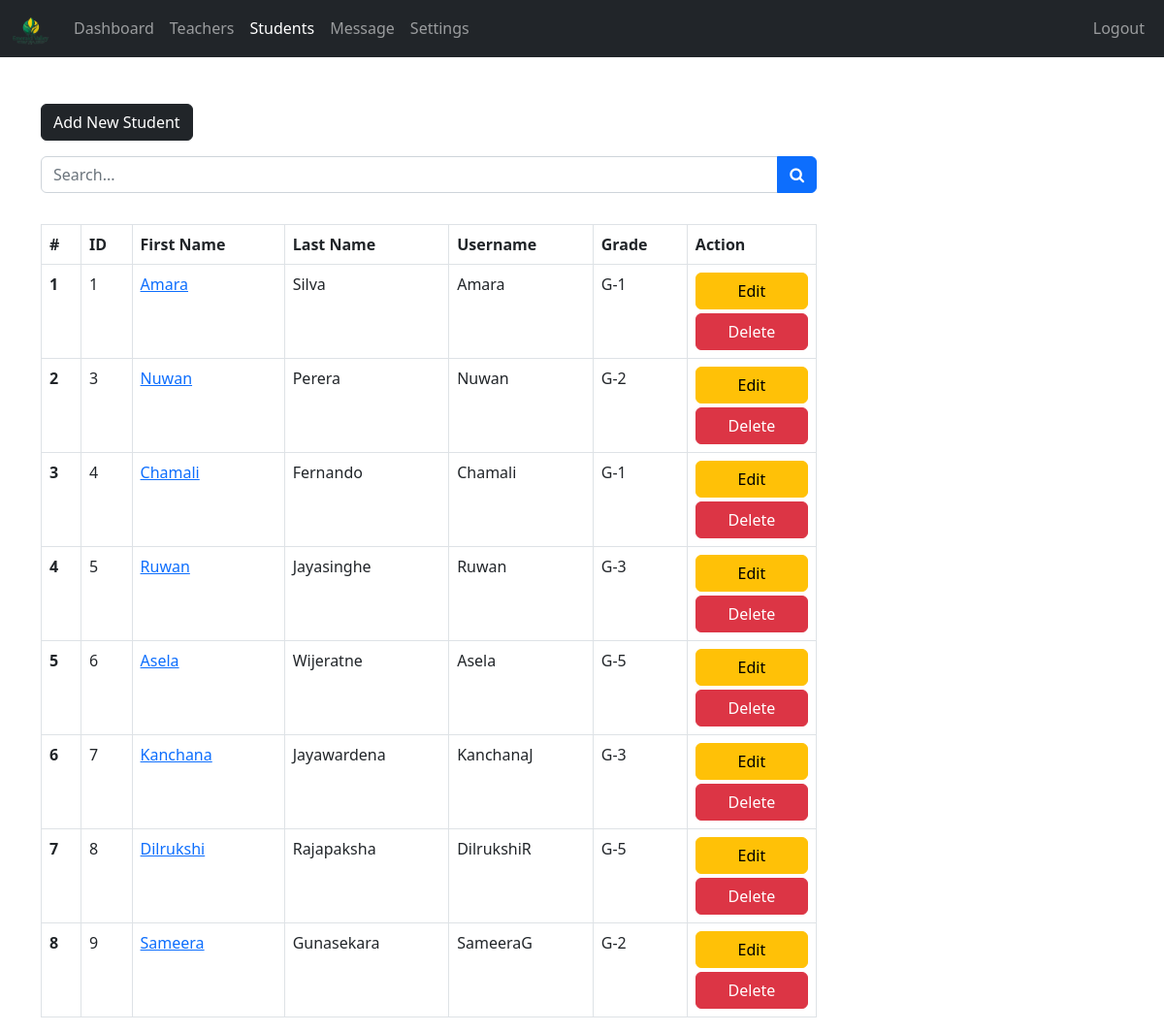
The page /admin/student.php (signed in) on the database its author committed.
### tables this page shows
CREATE TABLE `students` (
  `student_id` int(11) NOT NULL,
  `username` varchar(127) NOT NULL,
  `password` varchar(255) NOT NULL,
  `fname` varchar(127) NOT NULL,
  `lname` varchar(255) NOT NULL,
  `grade` int(11) NOT NULL,
  `section` int(11) NOT NULL,
  `address` varchar(31) NOT NULL,
  `gender` varchar(7) NOT NULL,
  `email_address` varchar(255) NOT NULL,
  `date_of_birth` date NOT NULL,
  `date_of_joined` timestamp NULL DEFAULT current_timestamp(),
  `parent_fname` varchar(127) NOT NULL,
  `parent_lname` varchar(127) NOT NULL,
  `parent_phone_number` varchar(31) NOT NULL
);

CREATE TABLE `grades` (
  `grade_id` int(11) NOT NULL,
  `grade` varchar(31) NOT NULL,
  `grade_code` varchar(7) NOT NULL
);

### admin/data/student.php (called while the page is built, shortened)
<?php
function getAllStudents($conn){
   $sql = "SELECT * FROM students";
   $stmt = $conn->prepare($sql);
   $stmt->execute();
   if ($stmt->rowCount() >= 1) {
     $students = $stmt->fetchAll();
     return $students;
   }else {
   	return 0;
   }
}

### admin/data/grade.php (called while the page is built, shortened)
<?php
function getGradeById($grade_id, $conn){
   $sql = "SELECT * FROM grades
           WHERE grade_id=?";
   $stmt = $conn->prepare($sql);
   $stmt->execute([$grade_id]);
   if ($stmt->rowCount() == 1) {
     $grade = $stmt->fetch();
     return $grade;
   }else {
    return 0;
   }
}

### admin/student.php (the view, shortened to what this page needs)
<?php
if (isset($_SESSION['admin_id']) &&
    isset($_SESSION['role'])) {
    if ($_SESSION['role'] == 'Admin') {
       include "../DB_connection.php";
       include "data/student.php";
       include "data/grade.php";
       $students = getAllStudents($conn);
 ?>
<!DOCTYPE html>
<html lang="en">
<head>
	<link rel="stylesheet" href="https://cdn.jsdelivr.net/npm/bootstrap@5.2.0/dist/css/bootstrap.min.css">
	<link rel="stylesheet" href="../css/style.css">
  <link rel="stylesheet" href="https://cdnjs.cloudflare.com/ajax/libs/font-awesome/4.7.0/css/font-awesome.min.css">
</head>
<body>
    <?php
        include "inc/navbar.php";
        if ($students != 0) {
     ?>
     <div class="container mt-5">
        <a href="student-add.php"
           class="btn btn-dark">Add New Student</a>
           <form action="student-search.php"
                 class="mt-3 n-table"
                 method="get">
             <div class="input-group mb-3">
                <input type="text"
                       class="form-control"
                       name="searchKey"
                       placeholder="Search...">
                <button class="btn btn-primary">
                        <i class="fa fa-search"
                           aria-hidden="true"></i>
                      </button>
             </div>
           </form>
           <div class="table-responsive">
              <table class="table table-bordered mt-3 n-table">
                <thead>
                  <tr>
                    <th scope="col">#</th>
                    <th scope="col">ID</th>
                    <th scope="col">First Name</th>
                    <th scope="col">Last Name</th>
                    <th scope="col">Username</th>
                    <th scope="col">Grade</th>
                    <th scope="col">Action</th>
                  </tr>
                </thead>
                <tbody>
                  <?php $i = 0; foreach ($students as $student ) {
                    $i++;  ?>
                  <tr>
                    <th scope="row"><?=$i?></th>
                    <td><?=$student['student_id']?></td>
                    <td>
                      <a href="student-view.php?student_id=<?=$student['student_id']?>">
                        <?=$student['fname']?>
                      </a>
                    </td>
                    <td><?=$student['lname']?></td>
                    <td><?=$student['username']?></td>
                    <td>
                      <?php
                           $grade = $student['grade'];
                           $g_temp = getGradeById($grade, $conn);
                           if ($g_temp != 0) {
                              echo $g_temp['grade_code'].'-'.
                                     $g_temp['grade'];
                            }
                        ?>
                    </td>
                    <td class="col-2">
                        <a href="student-edit.php?student_id=<?=$student['student_id']?>"
                           class="btn btn-warning w-100 mb-1">Edit</a>
                        <a href="student-delete.php?student_id=<?=$student['student_id']?>"
                           class="btn btn-danger w-100">Delete</a>
                    </td>
                  </tr>
                <?php } ?>
                </tbody>
              </table>
           </div>
         <?php } ?>
     </div>
</body>
</html>
<?php
  }else {
    header("Location: ../login.php");
    exit;
  }
}else {
	header("Location: ../login.php");
	exit;
}
?>

### css/style.css (style rules this page uses)
.n-table { max-width: 800px; }

### rows shown on the page
students: student_id "1", fname "Amara", lname "Silva", username "Amara", grades.grade_code "G", grades.grade "1"
students: student_id "3", fname "Nuwan", lname "Perera", username "Nuwan", grades.grade_code "G", grades.grade "2"
students: student_id "4", fname "Chamali", lname "Fernando", username "Chamali", grades.grade_code "G", grades.grade "1"
students: student_id "5", fname "Ruwan", lname "Jayasinghe", username "Ruwan", grades.grade_code "G", grades.grade "3"
students: student_id "6", fname "Asela", lname "Wijeratne", username "Asela", grades.grade_code "G", grades.grade "5"
students: student_id "7", fname "Kanchana", lname "Jayawardena", username "KanchanaJ", grades.grade_code "G", grades.grade "3"
students: student_id "8", fname "Dilrukshi", lname "Rajapaksha", username "DilrukshiR", grades.grade_code "G", grades.grade "5"
students: student_id "9", fname "Sameera", lname "Gunasekara", username "SameeraG", grades.grade_code "G", grades.grade "2"
